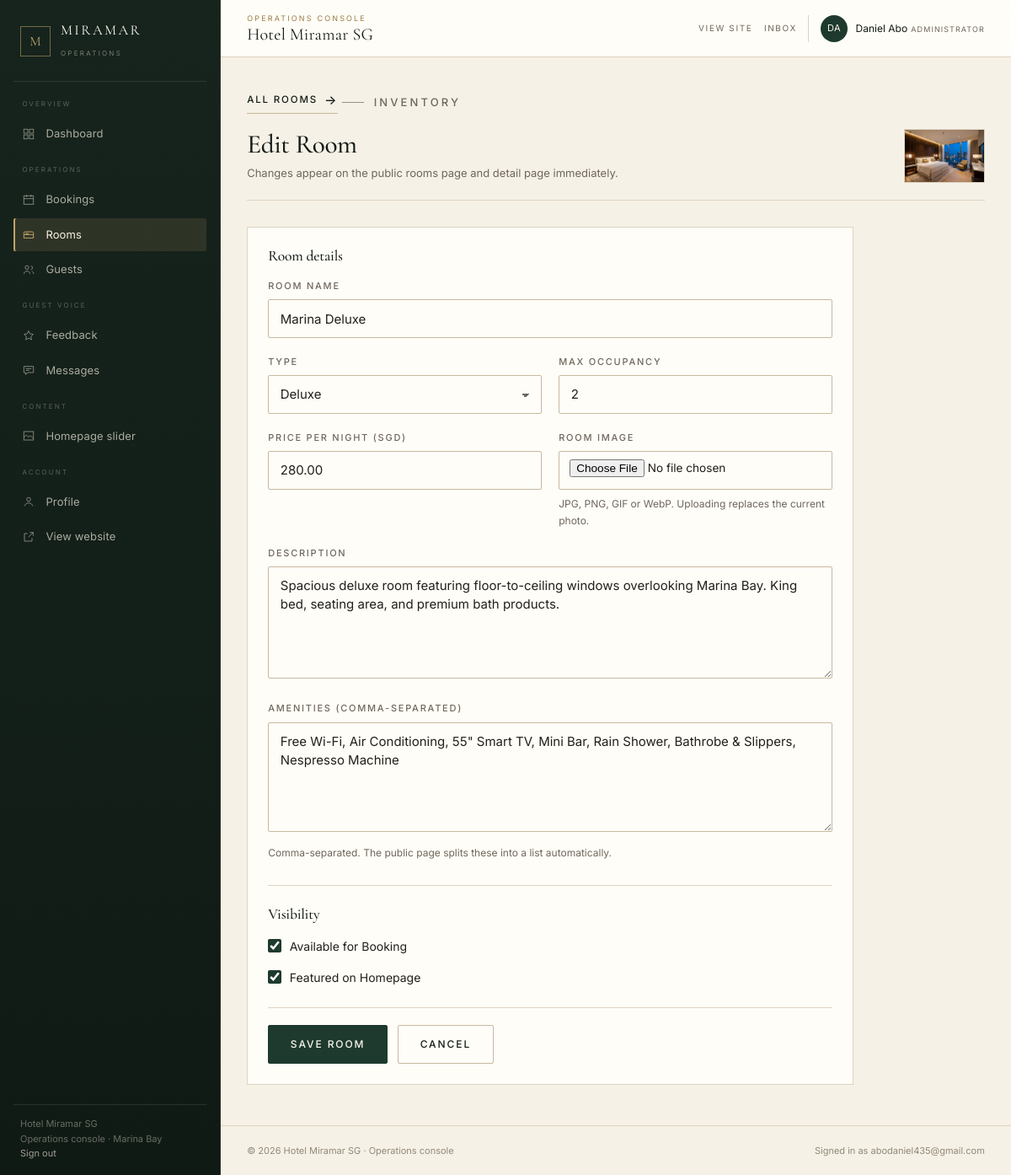
The page /admin/rooms/2/edit (signed in) on the database its author committed.
### app/models/models.py (models this page shows, shortened)
class User(UserMixin, db.Model):
    __tablename__ = 'users'
    id = db.Column(db.Integer, primary_key=True)
    email = db.Column(db.String(120), unique=True, nullable=False, index=True)
    password_hash = db.Column(db.String(256), nullable=False)
    first_name = db.Column(db.String(80), nullable=False)
    last_name = db.Column(db.String(80), nullable=False)
    phone = db.Column(db.String(30))
    address = db.Column(db.String(255))
    is_admin = db.Column(db.Boolean, default=False, nullable=False)
    is_active = db.Column(db.Boolean, default=True, nullable=False)
    created_at = db.Column(db.DateTime, default=datetime.utcnow)
    updated_at = db.Column(db.DateTime, default=datetime.utcnow, onupdate=datetime.utcnow)
    bookings = db.relationship('Booking', back_populates='user', lazy='dynamic',
                               cascade='all, delete-orphan')
    feedbacks = db.relationship('Feedback', back_populates='user', lazy='dynamic')
    @property
    def full_name(self):
        return f'{self.first_name} {self.last_name}'

class Room(db.Model):
    __tablename__ = 'rooms'
    id = db.Column(db.Integer, primary_key=True)
    name = db.Column(db.String(120), nullable=False)
    room_type = db.Column(db.String(50), nullable=False)  # Standard, Deluxe, Suite, etc.
    description = db.Column(db.Text)
    price_per_night = db.Column(db.Numeric(10, 2), nullable=False)
    max_occupancy = db.Column(db.Integer, default=2)
    amenities = db.Column(db.Text)  # comma-separated or JSON-like string
    image_filename = db.Column(db.String(255))
    is_available = db.Column(db.Boolean, default=True, nullable=False)
    is_featured = db.Column(db.Boolean, default=False)
    created_at = db.Column(db.DateTime, default=datetime.utcnow)
    updated_at = db.Column(db.DateTime, default=datetime.utcnow, onupdate=datetime.utcnow)
    bookings = db.relationship('Booking', back_populates='room', lazy='dynamic')

### app/routes/admin.py (the view, shortened to what this page needs)
@admin_bp.route('/rooms/<int:room_id>/edit', methods=['GET', 'POST'])
@admin_required
def edit_room(room_id):
    room = Room.query.get_or_404(room_id)
    form = RoomForm(obj=room)
    return render_template('admin/room_form.html', form=form, title='Edit Room', room=room)

### app/forms/forms.py
class RoomForm(FlaskForm):
    name = StringField('Room Name', validators=[DataRequired(), Length(1, 120)])
    room_type = SelectField('Type', choices=[
        ('Standard', 'Standard'),
        ('Deluxe', 'Deluxe'),
        ('Suite', 'Suite'),
        ('Presidential', 'Presidential')
    ], validators=[DataRequired()])
    description = TextAreaField('Description', validators=[Optional()])
    price_per_night = DecimalField('Price per Night (SGD)', places=2,
                                   validators=[DataRequired(), NumberRange(min=1)])
    max_occupancy = IntegerField('Max Occupancy', default=2,
                                 validators=[DataRequired(), NumberRange(1, 12)])
    amenities = TextAreaField('Amenities (comma-separated)', validators=[Optional()])
    image = FileField('Room Image', validators=[
        FileAllowed(['jpg', 'jpeg', 'png', 'gif', 'webp'], 'Images only!')
    ])
    is_available = BooleanField('Available for Booking', default=True)
    is_featured = BooleanField('Featured on Homepage', default=False)
    submit = SubmitField('Save Room')

### app/models/models.py (called while the page is built)
@login_manager.user_loader
def load_user(user_id):
    return User.query.get(int(user_id))

### app/routes/admin.py (called while the page is built)
def admin_required(f):
    @wraps(f)
    @login_required
    def decorated(*args, **kwargs):
        if not current_user.is_admin:
            abort(403)
        return f(*args, **kwargs)
    return decorated

### app/templates/admin/room_form.html (shortened to what this page needs)
{% extends 'admin/base_admin.html' %}
{% block admin_content %}
<div class="admin-page-head">
  <div>
    <a class="link-arrow" href="{{ url_for('admin.rooms') }}" style="margin-bottom: 0.75rem;">All rooms</a>
    <p class="eyebrow">Inventory</p>
    <h1>{{ title }}</h1>
    <p>Changes appear on the public rooms page and detail page immediately.</p>
  </div>
  {% if room and room.image_filename %}
  <div class="admin-page-head__actions">
    <img class="thumb" style="width: 96px; height: 64px;" src="{{ url_for('static', filename='images/rooms/' + room.image_filename) }}" alt="Current photo for {{ room.name }}">
  </div>
  {% endif %}
</div>
<div class="panel admin-form">
  <form method="post" enctype="multipart/form-data" novalidate>
    <div class="admin-form__section">
      <h2 class="admin-form__section-title">Room details</h2>
      <div class="form-grid">
        <div class="form-group form-group--full">
          {{ form.name.label }}
          {{ form.name(class='input', **({'aria-invalid': 'true'} if form.name.errors else {})) }}
        </div>
        <div class="form-group">
          {{ form.room_type.label }}
          {{ form.room_type(class='input') }}
        </div>
        <div class="form-group">
          {{ form.max_occupancy.label }}
          {{ form.max_occupancy(class='input', min='1', max='12') }}
        </div>
        <div class="form-group">
          {{ form.price_per_night.label }}
          {{ form.price_per_night(class='input', step='0.01') }}
        </div>
        <div class="form-group">
          {{ form.image.label }}
          {{ form.image(class='input', accept='image/*') }}
          <p class="form-note">JPG, PNG, GIF or WebP. Uploading replaces the current photo.</p>
        </div>
        <div class="form-group form-group--full">
          {{ form.description.label }}
          {{ form.description(class='input', rows='5') }}
        </div>
        <div class="form-group form-group--full">
          {{ form.amenities.label }}
          {{ form.amenities(class='input', rows='3', placeholder='Free Wi-Fi, Air Conditioning, Rain Shower') }}
          <p class="form-note">Comma-separated. The public page splits these into a list automatically.</p>
        </div>
      </div>
    </div>
    <div class="admin-form__section">
      <h2 class="admin-form__section-title">Visibility</h2>
      <div class="form-check">
        {{ form.is_available() }}
        {{ form.is_available.label }}
      </div>
      <div class="form-check">
        {{ form.is_featured() }}
        {{ form.is_featured.label }}
      </div>
    </div>
    <div class="form-actions">
      {{ form.submit(class='btn') }}
      <a href="{{ url_for('admin.rooms') }}" class="btn btn--ghost">Cancel</a>
    </div>
  </form>
</div>
{% endblock %}

### app/templates/admin/base_admin.html (shortened to what this page needs)
{% set ep = request.endpoint or '' %}
<!DOCTYPE html>
<html lang="en">
<head>
  <link rel="stylesheet" href="{{ url_for('static', filename='css/main.css') }}">
</head>
<body class="admin-body">
  <div class="admin-shell">
    <aside class="admin-sidebar" id="admin-sidebar" data-admin-panel aria-label="Console navigation">
      <a class="admin-brand" href="{{ url_for('admin.dashboard') }}">
        <span class="admin-brand__monogram" aria-hidden="true">M</span>
        <span>
          <span class="admin-brand__name">Miramar</span>
          <span class="admin-brand__role">Operations</span>
        </span>
      </a>
      <nav class="admin-nav" aria-label="Console sections">
        <p class="admin-nav__group">Overview</p>
        <a href="{{ url_for('admin.dashboard') }}" class="admin-nav__link{% if ep == 'admin.dashboard' %} is-active{% endif %}"{% if ep == 'admin.dashboard' %} aria-current="page"{% endif %}>
          <svg viewBox="0 0 24 24" aria-hidden="true"><rect x="3.5" y="3.5" width="7" height="7"/><rect x="13.5" y="3.5" width="7" height="7"/><rect x="3.5" y="13.5" width="7" height="7"/><rect x="13.5" y="13.5" width="7" height="7"/></svg>
          Dashboard
        </a>
        <p class="admin-nav__group">Operations</p>
        <a href="{{ url_for('admin.bookings') }}" class="admin-nav__link{% if 'booking' in ep %} is-active{% endif %}"{% if 'booking' in ep %} aria-current="page"{% endif %}>
          <svg viewBox="0 0 24 24" aria-hidden="true"><rect x="3.5" y="5" width="17" height="15"/><path d="M3.5 10h17M8 3v4M16 3v4"/></svg>
          Bookings
        </a>
        <a href="{{ url_for('admin.rooms') }}" class="admin-nav__link{% if 'room' in ep %} is-active{% endif %}"{% if 'room' in ep %} aria-current="page"{% endif %}>
          <svg viewBox="0 0 24 24" aria-hidden="true"><path d="M3.5 18.5v-6h17v6M3.5 18.5h17M3.5 12.5v-3a2 2 0 0 1 2-2h13a2 2 0 0 1 2 2v3M7 12.5v-2h4v2"/></svg>
          Rooms
        </a>
        <a href="{{ url_for('admin.customers') }}" class="admin-nav__link{% if 'customer' in ep %} is-active{% endif %}"{% if 'customer' in ep %} aria-current="page"{% endif %}>
          <svg viewBox="0 0 24 24" aria-hidden="true"><circle cx="9" cy="8" r="3.2"/><path d="M3.5 19.5c.6-3.2 2.7-5 5.5-5s4.9 1.8 5.5 5M16 5.5a3 3 0 0 1 0 6M17.5 14.8c2 .5 3.2 2.1 3.5 4.7"/></svg>
          Guests
        </a>
        <p class="admin-nav__group">Guest voice</p>
        <a href="{{ url_for('admin.feedback') }}" class="admin-nav__link{% if 'feedback' in ep %} is-active{% endif %}"{% if 'feedback' in ep %} aria-current="page"{% endif %}>
          <svg viewBox="0 0 24 24" aria-hidden="true"><path d="M12 3.8l2.5 5.2 5.7.8-4.1 4 1 5.7-5.1-2.7-5.1 2.7 1-5.7-4.1-4 5.7-.8z"/></svg>
          Feedback
        </a>
        <a href="{{ url_for('admin.messages') }}" class="admin-nav__link{% if 'message' in ep %} is-active{% endif %}"{% if 'message' in ep %} aria-current="page"{% endif %}>
          <svg viewBox="0 0 24 24" aria-hidden="true"><path d="M3.5 5.5h17v11h-10l-4 3.5v-3.5h-3z"/><path d="M7 9.5h10M7 12.5h6"/></svg>
          Messages
        </a>
        <p class="admin-nav__group">Content</p>
        <a href="{{ url_for('admin.slider') }}" class="admin-nav__link{% if 'slider' in ep %} is-active{% endif %}"{% if 'slider' in ep %} aria-current="page"{% endif %}>
          <svg viewBox="0 0 24 24" aria-hidden="true"><rect x="3.5" y="4.5" width="17" height="15"/><path d="M3.5 15l4.5-4.5 4 4 3-3 5.5 5.5M8 8.8h.01"/></svg>
          Homepage slider
        </a>
        <p class="admin-nav__group">Account</p>
        <a href="{{ url_for('admin.profile') }}" class="admin-nav__link{% if ep == 'admin.profile' %} is-active{% endif %}"{% if ep == 'admin.profile' %} aria-current="page"{% endif %}>
          <svg viewBox="0 0 24 24" aria-hidden="true"><circle cx="12" cy="8.2" r="3.4"/><path d="M5 20c.7-3.5 3.3-5.4 7-5.4s6.3 1.9 7 5.4"/></svg>
          Profile
        </a>
        <a href="{{ url_for('public.index') }}" class="admin-nav__link">
          <svg viewBox="0 0 24 24" aria-hidden="true"><path d="M14 4h6v6M20 4l-8 8M18 14v5.5H4.5V6H10"/></svg>
          View website
        </a>
      </nav>
      <div class="admin-sidebar__foot">
        {{ hotel_name }}<br>
        Operations console &middot; Marina Bay<br>
        <a href="{{ url_for('auth.logout') }}">Sign out</a>
      </div>
    </aside>
    <div class="admin-main" id="admin-main">
      <header class="admin-topbar">
        <div>
          <p class="admin-topbar__eyebrow">Operations console</p>
          <p class="admin-topbar__title">{{ hotel_name }}</p>
        </div>
        <div class="admin-topbar__actions">
          <a class="admin-topbar__link" href="{{ url_for('public.index') }}">View site</a>
          <a class="admin-topbar__link" href="{{ url_for('admin.messages') }}">Inbox</a>
          <div class="admin-user">
            <span class="admin-user__avatar" aria-hidden="true">{{ current_user.first_name[0] }}{{ current_user.last_name[0] }}</span>
            <span>
              <span class="admin-user__name">{{ current_user.full_name }}</span>
              <span class="admin-user__role">Administrator</span>
            </span>
          </div>
        </div>
      </header>
      <main class="admin-content">
        {% block admin_content %}{% endblock %}
      </main>
      <footer class="admin-footer">
        <span>&copy; 2026 {{ hotel_name }} &middot; Operations console</span>
        <span>Signed in as {{ current_user.email }}</span>
      </footer>
    </div>
  </div>
</body>
</html>

### rows shown on the page
User: first_name "D", last_name "A", full_name "Daniel Abo", email "abodaniel435@gmail.com"
Room: image_filename (picture), name "Marina Deluxe", room_type "Deluxe", max_occupancy "2", price_per_night "280.00", description "Spacious deluxe room featuring floor-to-ceiling windows overlooking Marina Bay. King bed, seating area, and premium bath products.", amenities "Free Wi-Fi, Air Conditioning, 55\" Smart TV, Mini Bar, Rain Shower, Bathrobe & Slippers, Nespresso Machine", is_available "☑", is_featured "☑"

### other values the page prints
{{ hotel_name }} "Hotel Miramar SG"
{{ title }} "Edit Room"
